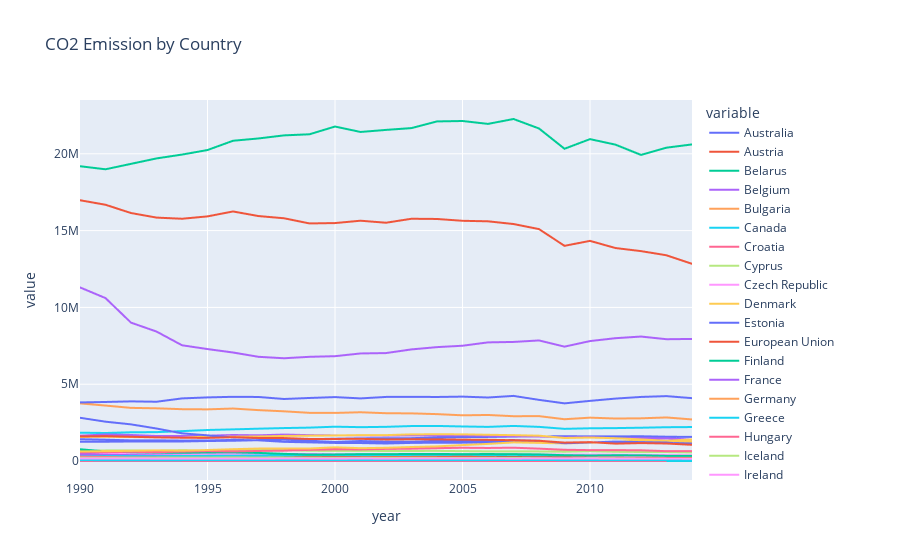

The notebook cell saved with this chart:
### Code cell
fig = px.line(df_grouped_by_country_or_area, 
              x='year', 
              y=df_grouped_by_country_or_area.columns[1:],
              title="CO2 Emission by Country")
fig.show()
